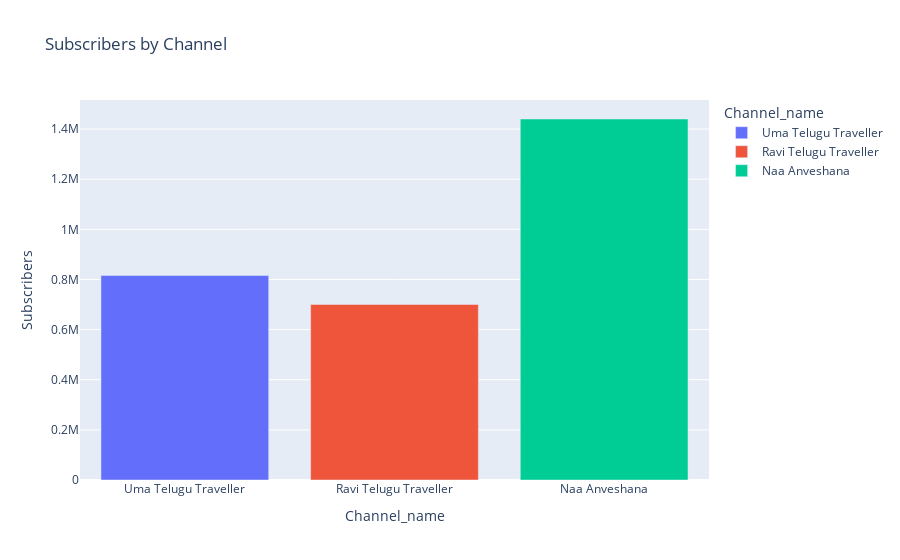

Notebook code for this chart:
### Code cell
import plotly.express as px

# Create a bar plot with different colors for each channel
fig = px.bar(Ov, x='Channel_name', y='Subscribers', title='Subscribers by Channel',
             color='Channel_name')  # Specify 'color' parameter
fig.show()

### Figure 1 — Plotly figure (JSON) as saved in the notebook; plotly's stock layout.template omitted (floating-point values rounded to 4 significant figures)
{"data": [{"alignmentgroup": "True", "hovertemplate": "Channel_name=%{x}<br>Subscribers=%{y}<extra></extra>", "legendgroup": "Uma Telugu Traveller", "marker": {"color": "#636efa", "pattern": {"shape": ""}}, "name": "Uma Telugu Traveller", "offsetgroup": "Uma Telugu Traveller", "orientation": "v", "showlegend": true, "textposition": "auto", "type": "bar", "x": ["Uma Telugu Traveller"], "xaxis": "x", "y": [816000], "yaxis": "y"}, {"alignmentgroup": "True", "hovertemplate": "Channel_name=%{x}<br>Subscribers=%{y}<extra></extra>", "legendgroup": "Ravi Telugu Traveller", "marker": {"color": "#EF553B", "pattern": {"shape": ""}}, "name": "Ravi Telugu Traveller", "offsetgroup": "Ravi Telugu Traveller", "orientation": "v", "showlegend": true, "textposition": "auto", "type": "bar", "x": ["Ravi Telugu Traveller"], "xaxis": "x", "y": [700000], "yaxis": "y"}, {"alignmentgroup": "True", "hovertemplate": "Channel_name=%{x}<br>Subscribers=%{y}<extra></extra>", "legendgroup": "Naa Anveshana", "marker": {"color": "#00cc96", "pattern": {"shape": ""}}, "name": "Naa Anveshana", "offsetgroup": "Naa Anveshana", "orientation": "v", "showlegend": true, "textposition": "auto", "type": "bar", "x": ["Naa Anveshana"], "xaxis": "x", "y": [1440000], "yaxis": "y"}], "layout": {"barmode": "relative", "legend": {"title": {"text": "Channel_name"}, "tracegroupgap": 0}, "title": {"text": "Subscribers by Channel"}, "xaxis": {"anchor": "y", "categoryarray": ["Uma Telugu Traveller", "Ravi Telugu Traveller", "Naa Anveshana"], "categoryorder": "array", "domain": [0, 1], "title": {"text": "Channel_name"}}, "yaxis": {"anchor": "x", "domain": [0, 1], "title": {"text": "Subscribers"}}}}
